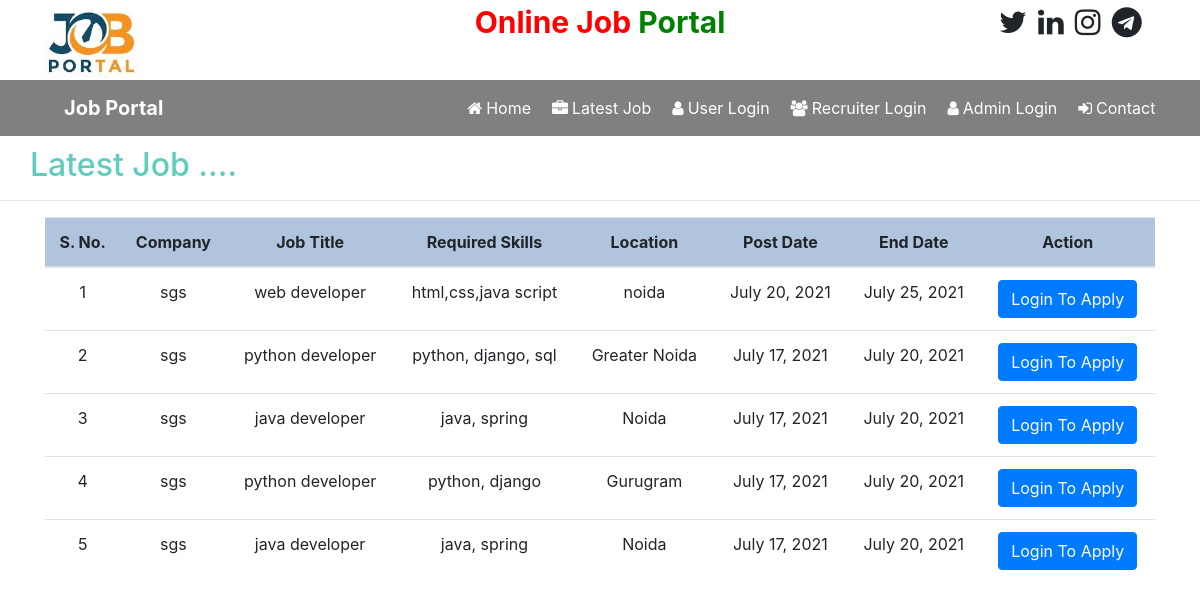
Page /latest_job on the committed database.
### job/models.py (models this page shows, shortened)
class Job(models.Model):
    recruiter=models.ForeignKey(Recruiter, on_delete=models.CASCADE)
    start_date=models.DateField()
    end_date=models.DateField()
    title=models.CharField(max_length=100)
    salary=models.FloatField(max_length=20)
    image=models.FileField()
    description=models.CharField(max_length=300)
    experience=models.CharField(max_length=50)
    location=models.CharField(max_length=100)
    skills=models.CharField(max_length=100)
    creation_date=models.DateField()

class Recruiter(models.Model):
    user=models.ForeignKey(User, on_delete=models.CASCADE)
    mobile=models.CharField(max_length=15, null=True)
    image=models.FileField(null=True)
    gender=models.CharField(max_length=10, null=True)
    company=models.CharField(max_length=100,null=True)
    status=models.CharField(max_length=20,null=True)
    type=models.CharField(max_length=15, null=True)

### job/views.py (the view)
# urls.py: path('latest_job', latest_job, name='latest_job'),
def latest_job(request):
    data=Job.objects.all().order_by('-start_date')
    context={'data':data}
    return render(request, 'latest_job.html',context)

### job/templates/latest_job.html (shortened to what this page needs)
{% load static %}
{% block body %}
{% include 'navigation.html' %}
<h2 style="color:rgb(95, 204, 189); margin-left: 30px; margin-top: 10px;">Latest Job ....</h2>
<hr>
<div class="container">
    <table class="table table-hover" id="example">
        <thead>
            <tr style="background-color: lightsteelblue;">
                <th>S. No.</th>
                <th>Company</th>
                <th>Job Title</th>
                <th>Required Skills</th>
                <th>Location</th>
                <th>Post Date</th>
                <th>End Date</th>
                <th>Action</th>
            </tr>
        </thead>
        <tbody>
            {% for i in data %}
            <tr>
                <td>{{forloop.counter}}  </td>
                <td>{{i.recruiter.company}}</td>
                <td>{{i.title}}</td>
                <td>{{i.skills}}</td>
                <td>{{i.location}}</td>
                <td>{{i.start_date}}</td>
                <td>{{i.end_date}}</td>
                <td><a href="{% url 'user_login' %}" class="btn btn-primary" >Login To Apply</a>
                </td>
            </tr>
            {% endfor %}
        </tbody>
    </table>
</div>
{% endblock %}

### job/templates/latest_job.html (style rules this page uses)
tr { text-align: center; }

### rows in the picture
Job: recruiter.company "sgs", title "web developer", skills "html,css,java script", location "noida", start_date "July 20, 2021", end_date "July 25, 2021"
Job: recruiter.company "sgs", title "python developer", skills "python, django, sql", location "Greater Noida", start_date "July 17, 2021", end_date "July 20, 2021"
Job: recruiter.company "sgs", title "java developer", skills "java, spring", location "Noida", start_date "July 17, 2021", end_date "July 20, 2021"
Job: recruiter.company "sgs", title "python developer", skills "python, django", location "Gurugram", start_date "July 17, 2021", end_date "July 20, 2021"
Job: recruiter.company "sgs", title "java developer", skills "java, spring", location "Noida", start_date "July 17, 2021", end_date "July 20, 2021"
